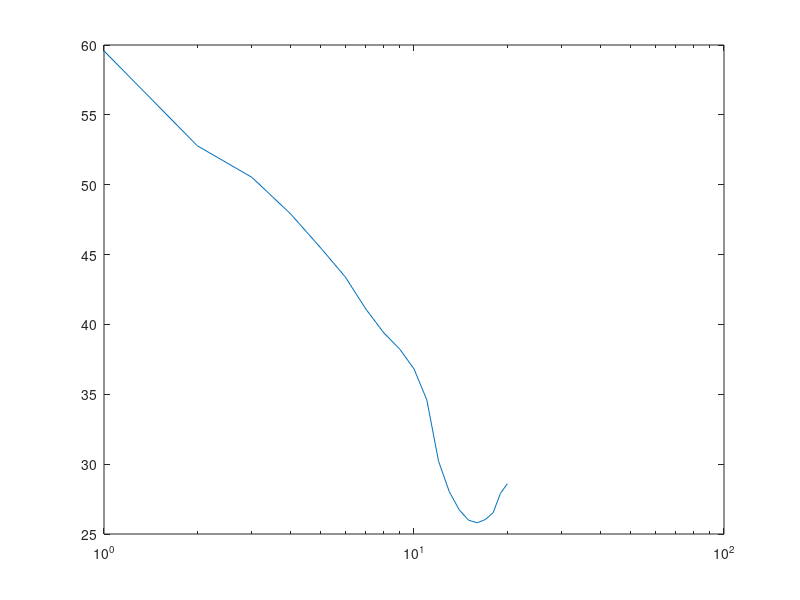

The MATLAB source for this figure:
omegas = [1:20];
u_max = [0.958331, 0.907428, 0.911606, 0.986878, 1.00181, 0.948356, 0.851164, 0.951177, 0.994642, 0.988299, 0.921974, 0.895243, 0.975976, 0.998614, 0.968424, 0.886667, 0.92773, 0.990873, 0.995879, 0.943789];
y_max = [912.696, 395.518, 306.347, 245.254, 188.246, 140.355, 96.452, 88.6315, 81.0949, 68.5022, 49.4706, 29.019, 24.5761, 21.6589, 19.2929, 17.2958, 18.6003, 20.9933, 24.7456, 25.3835];

G = 20*log10(abs(y_max./u_max));

figure
semilogx(omegas, G);